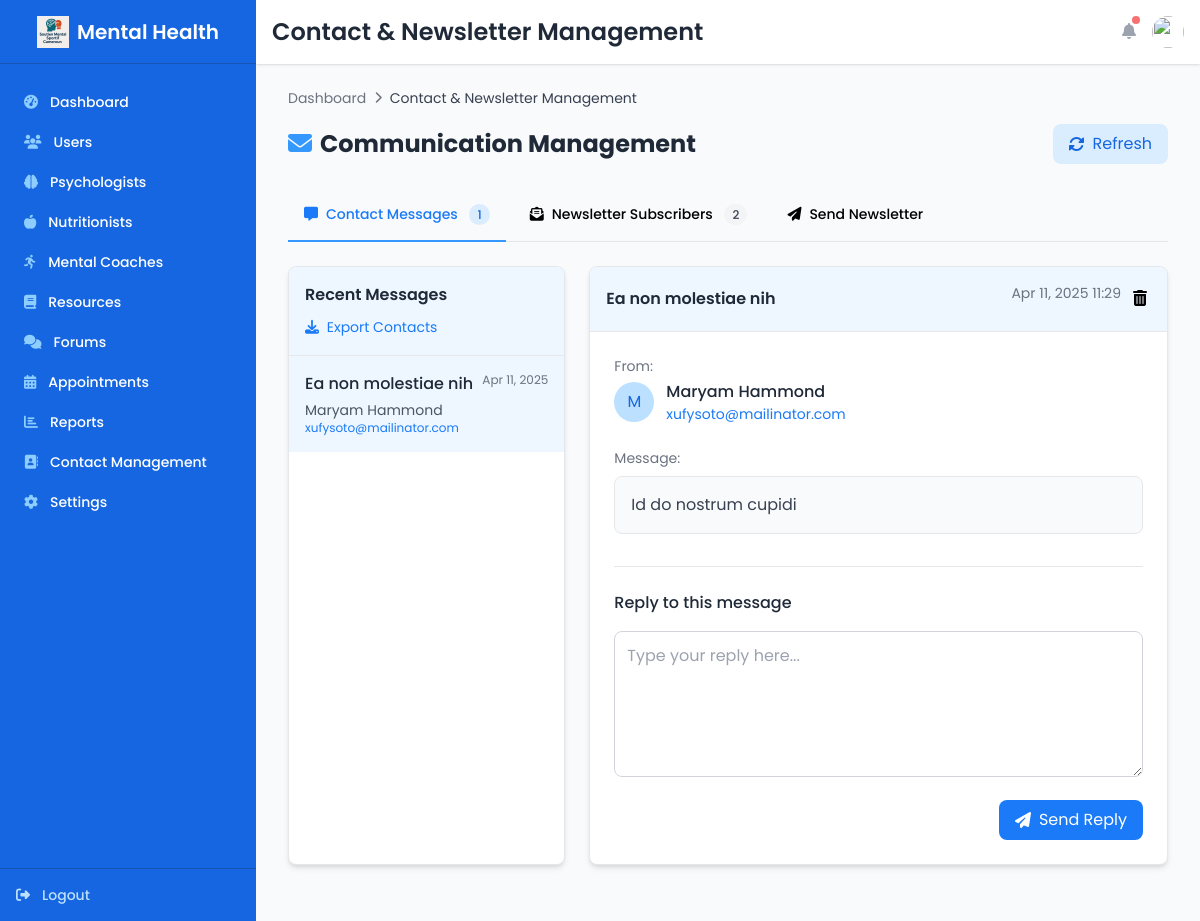
The page /contact_management/ (signed in) on the database as committed earlier.
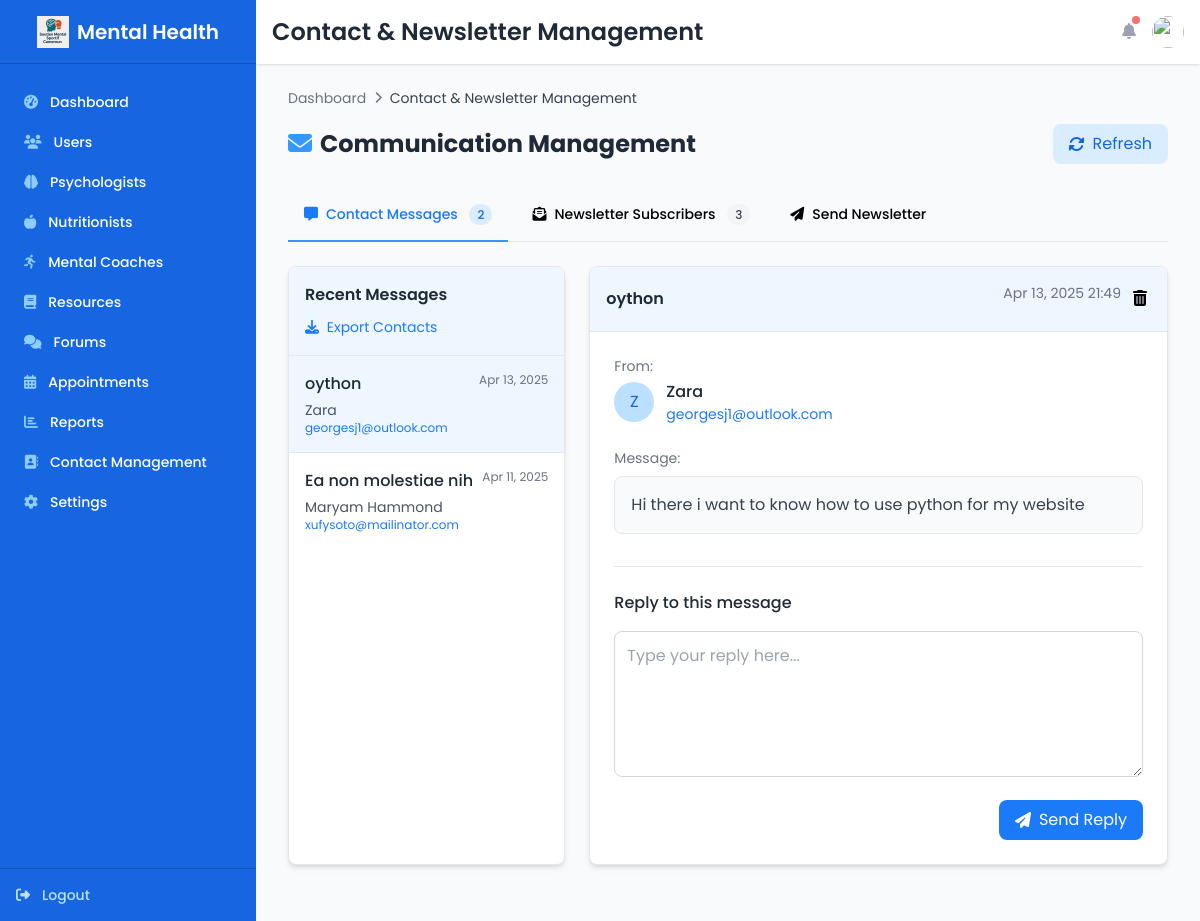
The same page on the database as committed later.
### backend/models.py (models this page shows, shortened)
class ContactMessage(models.Model):
    name = models.CharField(max_length=100)
    email = models.EmailField()
    subject = models.CharField(max_length=200)
    message = models.TextField()
    created_at = models.DateTimeField(auto_now_add=True)

### backend/views.py (the view, shortened to what this page needs)
# urls.py: path('contact_management/', views.contact_management, name='contact_management'),
@login_required
def contact_management(request):
    contact_messages = ContactMessage.objects.all().order_by('-created_at')
    subscribers = NewsletterSubscriber.objects.all().order_by('-subscribed_at')
    active_subscribers_count = NewsletterSubscriber.objects.filter(is_active=True).count()
    return render(request, 'Dashboards/Admin/management_contact/admin_management_contact.html', {
        'contact_messages': contact_messages,
        'subscribers': subscribers,
        'active_subscribers_count': active_subscribers_count,  # Pass the count to the template
    })

### backend/templates/Dashboards/Admin/management_contact/admin_management_contact.html (shortened to what this page needs)
{% extends "Dashboards/Layout/admin_base.html" %}
{% block page_title %}Contact & Newsletter Management{% endblock %}
{% block breadcrumbs %}
<div class="flex items-center text-sm text-gray-500 mb-4">
    <a href="{% url 'admin_dashboard' %}" class="hover:text-primary-600">Dashboard</a>
    <i class="fas fa-chevron-right mx-2 text-xs"></i>
    <span class="text-gray-700">Contact & Newsletter Management</span>
</div>
{% endblock %}
{% block content %}
<div class="mb-8">
    <div class="flex flex-col md:flex-row justify-between items-start md:items-center mb-6">
        <h2 class="text-2xl font-bold text-gray-800 mb-4 md:mb-0">
            <i class="fas fa-envelope text-primary-500 mr-2"></i>Communication Management
        </h2>
        <div class="flex space-x-2">
            <a href="{% url 'contact_management' %}" class="flex items-center px-4 py-2 bg-primary-100 text-primary-700 rounded-lg hover:bg-primary-200 transition duration-200">
                <i class="fas fa-sync-alt mr-2"></i> Refresh
            </a>
        </div>
    </div>
    <div class="mb-6 border-b border-gray-200">
        <ul class="flex flex-wrap -mb-px text-sm font-medium text-center">
            <li class="mr-2">
                <a href="#messagesPanel" class="inline-block p-4 border-b-2 border-primary-500 text-primary-600 rounded-t-lg active tab-link" data-target="messagesPanel">
                    <i class="fas fa-comment-alt mr-2"></i>Contact Messages
                    <span class="ml-2 bg-primary-100 text-primary-700 px-2 py-0.5 rounded-full text-xs">{{ contact_messages.count }}</span>
                </a>
            </li>
            <li class="mr-2">
                <a href="#subscribersPanel" class="inline-block p-4 border-b-2 border-transparent hover:text-primary-600 hover:border-primary-300 rounded-t-lg tab-link" data-target="subscribersPanel">
                    <i class="fas fa-envelope-open-text mr-2"></i>Newsletter Subscribers
                    <span class="ml-2 bg-gray-100 text-gray-700 px-2 py-0.5 rounded-full text-xs">{{ subscribers.count }}</span>
                </a>
            </li>
            <li class="mr-2">
                <a href="#massEmailPanel" class="inline-block p-4 border-b-2 border-transparent hover:text-primary-600 hover:border-primary-300 rounded-t-lg tab-link" data-target="massEmailPanel">
                    <i class="fas fa-paper-plane mr-2"></i>Send Newsletter
                </a>
            </li>
        </ul>
    </div>
    <div id="messagesPanel" class="tab-panel">
        <div class="grid grid-cols-1 md:grid-cols-3 gap-6">
            <div class="md:col-span-1 bg-white rounded-lg shadow-md overflow-hidden border border-gray-200">
                <div class="p-4 bg-primary-50 border-b border-gray-200">
                    <h3 class="font-semibold text-gray-800">Recent Messages</h3>
                    <div class="mt-2">
                        <a href="{% url 'contact_management' %}?export_contacts=true" class="text-sm text-primary-600 hover:text-primary-800">
                            <i class="fas fa-download mr-1"></i> Export Contacts
                        </a>
                    </div>
                </div>
                <div class="overflow-y-auto h-[500px]">
                    <div class="divide-y divide-gray-200">
                        {% if contact_messages %}
                            {% for message in contact_messages %}
                            <a href="#message-{{ message.id }}" class="block p-4 hover:bg-gray-50 transition-colors duration-200 message-item" data-message-id="{{ message.id }}">
                                <div class="flex justify-between items-start mb-1">
                                    <h4 class="font-medium text-gray-800 truncate">{{ message.subject }}</h4>
                                    <span class="text-xs text-gray-500">{{ message.created_at|date:"M d, Y" }}</span>
                                </div>
                                <p class="text-sm text-gray-600 truncate">{{ message.name }}</p>
                                <p class="text-xs text-primary-600 truncate">{{ message.email }}</p>
                            </a>
                            {% endfor %}
                        {% else %}
                            <div class="flex flex-col justify-center items-center py-20 text-gray-500">
                                <i class="fas fa-inbox text-4xl mb-3"></i>
                                <p>No messages found</p>
                            </div>
                        {% endif %}
                    </div>
                </div>
            </div>
            <div class="md:col-span-2 bg-white rounded-lg shadow-md overflow-hidden border border-gray-200">
                {% if contact_messages %}
                    {% for message in contact_messages %}
                    <div id="message-{{ message.id }}" class="message-detail hidden">
                        <div class="p-4 bg-primary-50 border-b border-gray-200 flex justify-between items-center">
                            <h3 class="font-semibold text-gray-800 truncate">{{ message.subject }}</h3>
                            <div class="flex space-x-2">
                                <span class="text-sm text-gray-500">{{ message.created_at|date:"M d, Y H:i" }}</span>
                                <form method="POST" class="inline-block" onsubmit="return confirm('Are you sure you want to delete this message?');">
                                    <button type="submit" name="delete_message" class="p-1 hover:text-red-500 transition-colors duration-200" title="Delete Message">
                                        <i class="fas fa-trash-alt"></i>
                                    </button>
                                </form>
                            </div>
                        </div>
                        <div class="p-6">
                            <div class="mb-6">
                                <div class="flex justify-between">
                                    <div>
                                        <p class="text-sm text-gray-500">From:</p>
                                        <div class="flex items-center mt-1">
                                            <div class="h-10 w-10 rounded-full bg-primary-200 flex items-center justify-center text-primary-700">
                                                <span>{{ message.name|slice:":1" }}</span>
                                            </div>
                                            <div class="ml-3">
                                                <p class="font-medium text-gray-800">{{ message.name }}</p>
                                                <p class="text-sm text-primary-600">{{ message.email }}</p>
                                            </div>
                                        </div>
                                    </div>
                                </div>
                            </div>
                            <div class="mb-8">
                                <p class="text-sm text-gray-500 mb-2">Message:</p>
                                <div class="bg-gray-50 p-4 rounded-lg border border-gray-200 text-gray-700">
                                    {{ message.message|linebreaks }}
                                </div>
                            </div>
                            <div class="border-t border-gray-200 pt-6">
                                <h4 class="font-medium mb-4 text-gray-800">Reply to this message</h4>
                                <form method="POST">
                                    <div class="mb-4">
                                        <textarea
                                            name="reply_content"
                                            rows="5"
                                            class="w-full border border-gray-300 rounded-lg p-3 focus:ring-2 focus:ring-primary-400 focus:border-primary-400"
                                            placeholder="Type your reply here..." required></textarea>
                                    </div>
                                    <div class="flex justify-end">
                                        <button type="submit" name="reply_message" class="px-4 py-2 bg-primary-600 text-white rounded-lg hover:bg-primary-700 transition duration-200 flex items-center">
                                            <i class="fas fa-paper-plane mr-2"></i> Send Reply
                                        </button>
                                    </div>
                                </form>
                            </div>
                        </div>
                    </div>
                    {% endfor %}
                {% else %}
                    <div class="flex flex-col justify-center items-center py-32 text-gray-500">
                        <i class="fas fa-envelope-open text-5xl mb-4"></i>
                        <p class="text-lg">No messages available</p>
                    </div>
                {% endif %}
            </div>
        </div>
    </div>
</div>
{% endblock %}

Rows that differ between the two databases and show on the page:
no longer on one of the page's lists (row unchanged): ContactMessage: subject "Ea non molestiae nih", created_at "Apr 11, 2025 11:29", name "M", name "Maryam Hammond", email "xufysoto@mailinator.com", message "Id do nostrum cupidi"
added ContactMessage: subject "oython", created_at "Apr 13, 2025", name "Zara", email "georgesj1@outlook.com", created_at "Apr 13, 2025 21:49", name "Z", message "Hi there i want to know how to use python for my website"
Other text that changed with them:
{{ contact_messages.count }}: "1" → "2"
{{ subscribers.count }}: "2" → "3"
